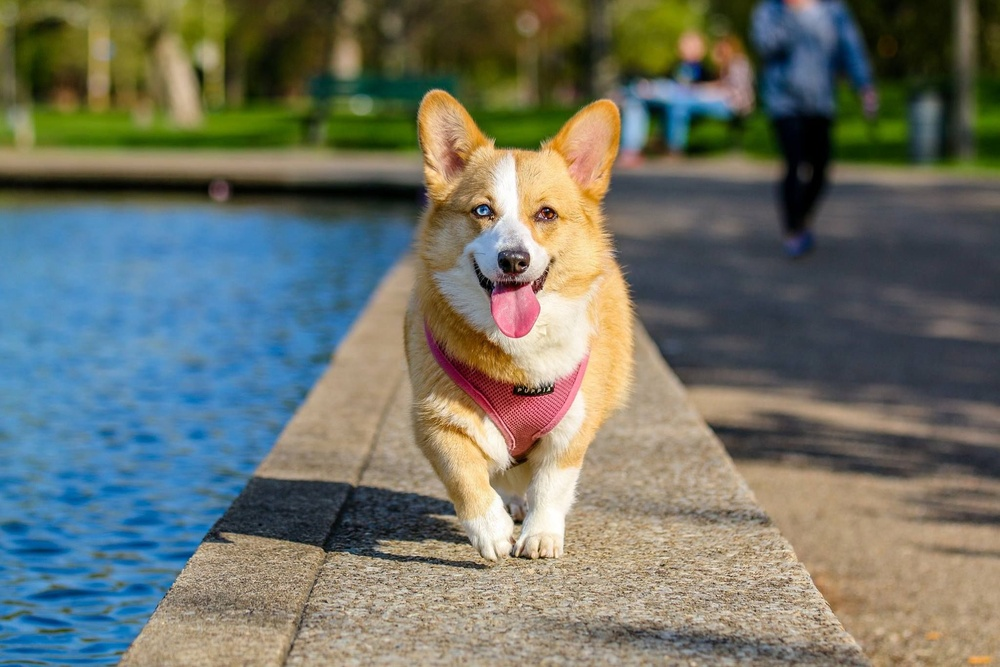
#> input picture T1/images/dog.jpg, 1000 x 667 px, shrunk from 2048 x 1365 before the run, found by its file name
$ python cuatro_factores.py
#> lines starting #> are read from the running program, lines starting #| are printed output that depends on the picture
### T1/Parte_3/reescalado.py
import numpy as np

def reescalar_imagen(imagen, s, mode='bilineal'):

    if imagen.ndim == 3:
        H, W, C = imagen.shape
    else:
        H, W = imagen.shape
        C = 1
        imagen = imagen.reshape((H, W, C))

    H_out = int(np.round(H * s))
    W_out = int(np.round(W * s))

    i_out, j_out = np.indices((H_out, W_out))

    u = (i_out + 0.5) / s - 0.5
    v = (j_out + 0.5) / s - 0.5

    u = np.clip(u, 0, H - 1)
    v = np.clip(v, 0, W - 1)

    salida = np.zeros((H_out, W_out, C), dtype=np.float32)

    if mode == 'vecino':
        u_nearest = np.round(u).astype(int)
        v_nearest = np.round(v).astype(int)

        for c in range(C):
            salida[:, :, c] = imagen[u_nearest, v_nearest, c]

    elif mode == 'bilineal':
        i0 = np.floor(u).astype(int)
        i1 = np.clip(i0 + 1, 0, H - 1)
        j0 = np.floor(v).astype(int)
        j1 = np.clip(j0 + 1, 0, W - 1)

        dy = u - i0
        dx = v - j0

        w00 = (1 - dy) * (1 - dx)
        w01 = (1 - dy) * dx
        w10 = dy * (1 - dx)
        w11 = dy * dx

        for c in range(C):
            I00 = imagen[i0, j0, c]
            I01 = imagen[i0, j1, c]
            I10 = imagen[i1, j0, c]
            I11 = imagen[i1, j1, c]

            salida[:, :, c] = w00 * I00 + w01 * I01 + w10 * I10 + w11 * I11
    else:
        raise ValueError("mode debe ser 'vecino' o 'bilineal'")

    if salida.shape[2] == 1:
        salida = salida.reshape((H_out, W_out))

    return np.clip(salida, 0, 255).astype(imagen.dtype)

### T1/Parte_3/cuatro_factores.py
import matplotlib.pyplot as plt
from skimage import io, data
from reescalado import reescalar_imagen

# Cargar imágenes
img1 = io.imread('./images/dog.jpg')
#> img1 is the input picture: shape (667, 1000, 3); mean R, G, B 110.4, 114.6, 103.8
img_2 = data.checkerboard()
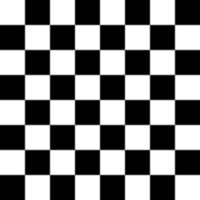
#> input picture skimage.data.checkerboard(), 200 x 200 px
#> img_2 is the input picture: shape (200, 200); min 0, max 255, mean 127.5

scales = [0.6, 0.8, 1.3, 1.7]

fig, axes = plt.subplots(4, 4, figsize=(14, 12))

for i, s in enumerate(scales):
    out_v1 = reescalar_imagen(img1, s, mode='vecino')
    out_b1 = reescalar_imagen(img1, s, mode='bilineal')

    h1, w1 = out_v1.shape[:2]
    crop_v1 = out_v1[int(h1*0.35):int(h1*0.55), int(w1*0.35):int(w1*0.55)]
    crop_b1 = out_b1[int(h1*0.35):int(h1*0.55), int(w1*0.35):int(w1*0.55)]

    out_v2 = reescalar_imagen(img_2, s, mode='vecino')
    out_b2 = reescalar_imagen(img_2, s, mode='bilineal')

    h2, w2 = out_v2.shape[:2]
    crop_v2 = out_v2[int(h2*0.35):int(h2*0.55), int(w2*0.35):int(w2*0.55)]
    crop_b2 = out_b2[int(h2*0.35):int(h2*0.55), int(w2*0.35):int(w2*0.55)]

    axes[i, 0].imshow(crop_v1)
    axes[i, 0].set_title(f'Vecino s={s}')
    axes[i, 0].axis('off')

    axes[i, 1].imshow(crop_b1)
    axes[i, 1].set_title(f'Bilineal s={s}')
    axes[i, 1].axis('off')

    axes[i, 2].imshow(crop_v2, cmap='gray')
    axes[i, 2].set_title(f'Vecino s={s}')
    axes[i, 2].axis('off')

    axes[i, 3].imshow(crop_b2, cmap='gray')
    axes[i, 3].set_title(f'Bilineal s={s}')
    axes[i, 3].axis('off')
#> this loop made 4 passes
#> pass 1, `crop_v1 = out_v1[int(h1*0.35):int(h1*0.55), int(w1*0.35):int(w1*0.55)]`:
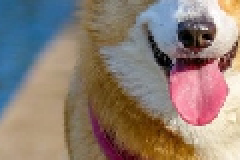
#> crop_v1: shape (80, 120, 3) (shown 2 times larger); mean R, G, B 141.9, 126, 116.4

plt.tight_layout()
plt.show()
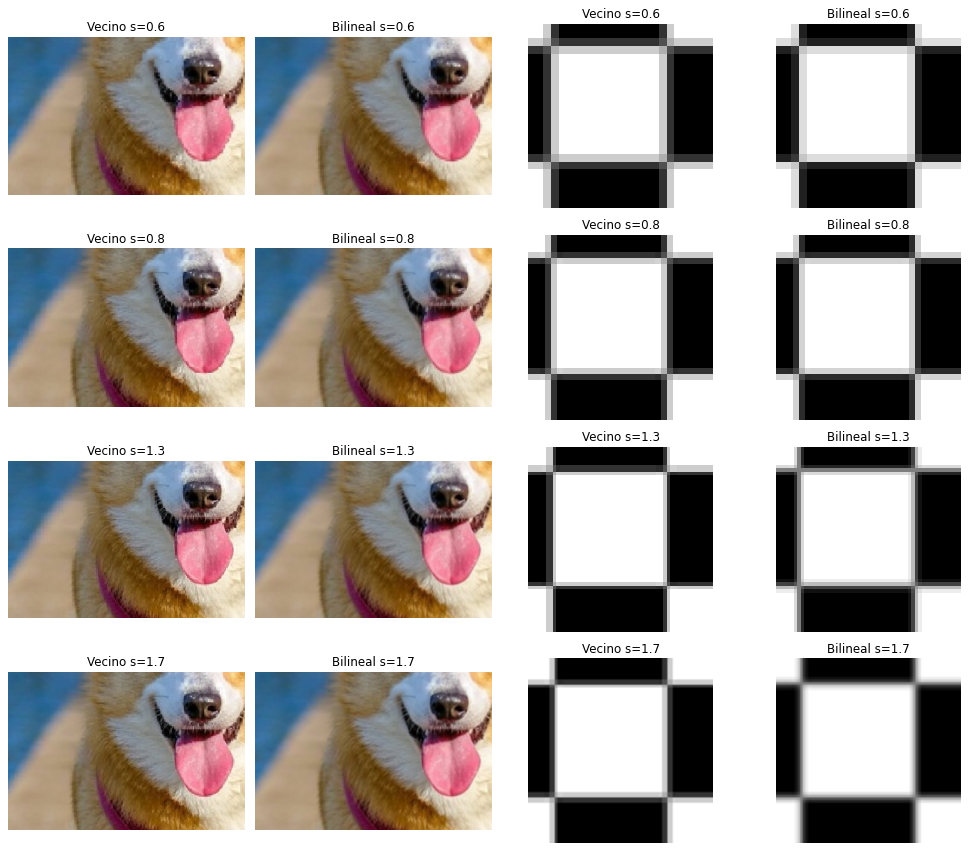
#> figure drawn by matplotlib, 16 panels

$ run again, with T1/images/desierto.webp saved as T1/images/dog.jpg
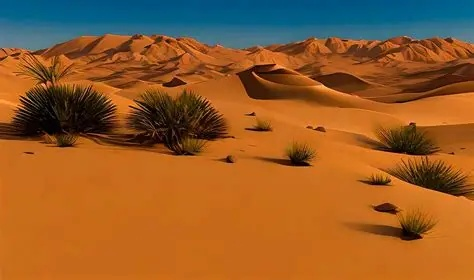
#> input picture T1/images/desierto.webp, 474 x 280 px, found by its file name
#> img1 is the input picture: shape (280, 474, 3); mean R, G, B 148.6, 92.3, 42.3
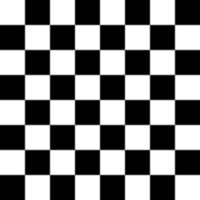
#> input picture skimage.data.checkerboard(), 200 x 200 px
#> img_2 is the input picture: shape (200, 200); min 0, max 255, mean 127.5
#> the loop `for i, s in enumerate(scales):` made 4 passes
#> pass 1, `crop_b1 = out_b1[int(h1*0.35):int(h1*0.55), int(w1*0.35):int(w1*0.55)]`:
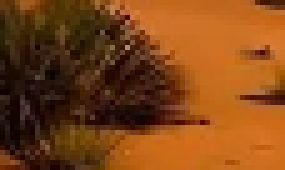
#> crop_b1: shape (34, 57, 3) (shown 5 times larger); mean R, G, B 126.7, 68.6, 22.4
